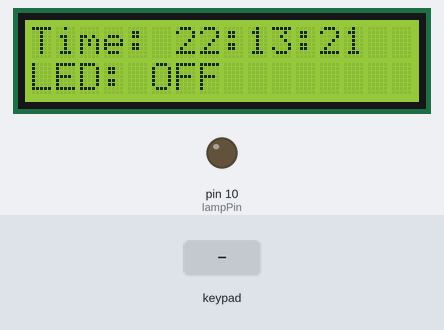
This sketch was run on a simulated Arduino Uno, built with avr-gcc and run on an emulated ATmega328P. On the bench: 16×2 character LCD, output pins drawn as LEDs (lit = HIGH). The test bench sets the inputs (shaded band). The local clock reads 2024-03-15 10:24:30 at power-on unless the sketch sets it.

Above: at 1.2 s.
1.3 s: key 'A' pressed
At 2.5 s:
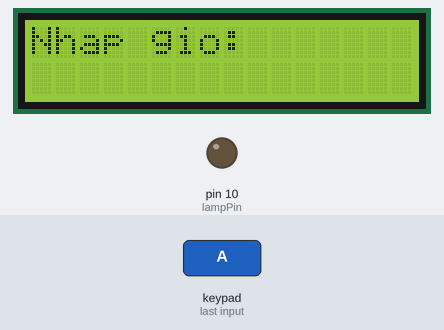
2.8 s: keypad keys 9 8 7 6 pressed 0.4 s apart
At 4.6 s:
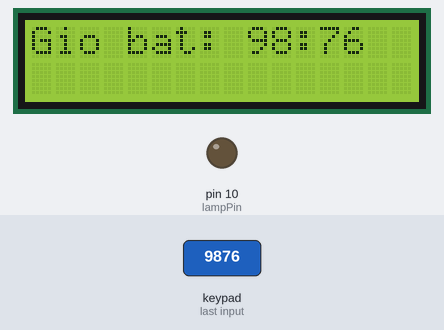
7.4 s: key 'B' pressed
At 8.6 s:
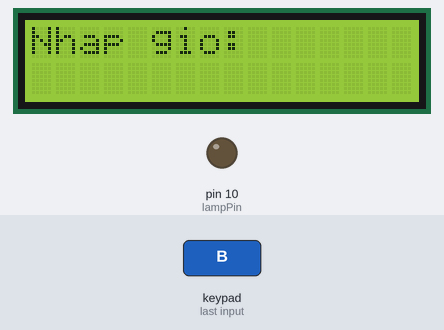
8.9 s: keypad keys 9 8 7 6 # pressed 0.4 s apart
At 10.9 s:
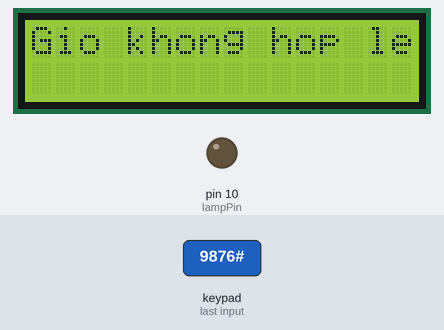
13.0 s: key '#' pressed
At 13.8 s:
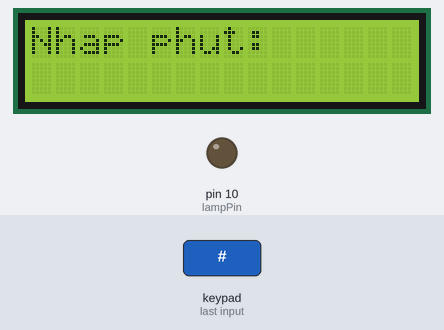
14.5 s: keypad keys 5 4 3 2 # pressed 0.4 s apart
At 16.9 s:
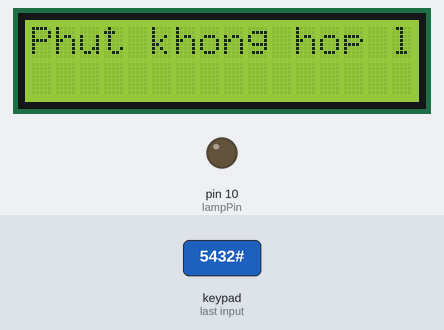
Timing chart, 0 to 18.4 s (numbered marks = the images above; inputs shaded):
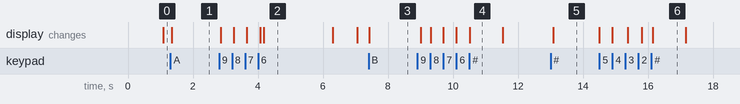

The sketch:

demokeypad.ino
```cpp
#include <Wire.h>
#include <LiquidCrystal_I2C.h>
#include <Keypad.h>
#include <RTClib.h>

// Khai báo LCD I2C
LiquidCrystal_I2C lcd(0x27, 16, 2);  // Địa chỉ I2C của LCD

// Khai báo RTC DS3231
RTC_DS3231 rtc;

// Khai báo keypad 4x4
const byte ROW_NUM    = 4; // Four rows
const byte COL_NUM    = 4; // Four columns
char keys[ROW_NUM][COL_NUM] = {
  {'1','2','3','A'},
  {'4','5','6','B'},
  {'7','8','9','C'},
  {'*','0','#','D'}
};
byte pin_rows[ROW_NUM] = {9, 8, 7, 6};    // Các chân row kết nối Arduino
byte pin_column[COL_NUM] = {5, 4, 3, 2}; // Các chân column kết nối Arduino

Keypad keypad = Keypad(makeKeymap(keys), pin_rows, pin_column, ROW_NUM, COL_NUM);

// Khai báo chân điều khiển bóng đèn (relay)
const int lampPin = 10;

// Thời gian để bật bóng đèn
int setHour = 18;  // Giờ bật bóng đèn (ví dụ: 18h)
int setMinute = 0; // Phút bật bóng đèn (ví dụ: 00 phút)

// Thời gian để tắt bóng đèn
int turnOffHour = 0;
int turnOffMinute = 0;

bool lampStatus = false;

void setup() {
  // Khởi tạo LCD và bật đèn nền
  lcd.begin(16, 2);
  lcd.backlight();   // Bật đèn nền LCD
  lcd.clear();       // Xóa màn hình trước khi hiển thị thông tin

  // Khởi tạo RTC
  if (!rtc.begin()) {
    lcd.print("Không tìm thấy RTC");
    while (1);  // Dừng lại nếu không tìm thấy RTC
  }

  // Cài đặt chân điều khiển relay
  pinMode(lampPin, OUTPUT);
  digitalWrite(lampPin, LOW);  // Đảm bảo bóng đèn tắt ban đầu

  // Cài đặt giờ hiển thị mặc định (theo thời gian biên dịch)
  rtc.adjust(DateTime(F(__DATE__), F(__TIME__)));
}

void loop() {
  // Lấy thời gian từ RTC
  DateTime now = rtc.now();

  // Hiển thị giờ hiện tại trên LCD (Hàng 1)
  lcd.setCursor(0, 0);
  lcd.print("Time: ");
  lcd.print(now.hour());
  lcd.print(":");
  if (now.minute() < 10) lcd.print("0");
  lcd.print(now.minute());
  lcd.print(":");
  if (now.second() < 10) lcd.print("0");
  lcd.print(now.second());

  // Hiển thị trạng thái bóng đèn (Hàng 2)
  lcd.setCursor(0, 1);
  lcd.print("LED: ");
  if (lampStatus) {
    lcd.print("ON ");
  } else {
    lcd.print("OFF");
  }

  // Kiểm tra xem giờ hiện tại có đến giờ bật bóng đèn không
  if (now.hour() == setHour && now.minute() == setMinute) {
    lampStatus = true;   // Bật bóng đèn
    digitalWrite(lampPin, HIGH);
  }
  // Kiểm tra giờ hiện tại có đến giờ tắt bóng đèn không
  else if (now.hour() == turnOffHour && now.minute() == turnOffMinute) {
    lampStatus = false;  // Tắt bóng đèn
    digitalWrite(lampPin, LOW);
  }
  // Nếu không phải giờ bật đèn và không phải giờ tắt đèn, đảm bảo bóng đèn tắt
  else if (now.hour() != setHour || now.minute() != setMinute) {
    lampStatus = false;  // Tắt bóng đèn
    digitalWrite(lampPin, LOW);
  }

  // Kiểm tra nếu có phím được nhấn để chỉnh giờ
  char key = keypad.getKey();
  if (key) {
    if (key == 'A') {
      // Chế độ chỉnh giờ bật
      setTime();
    } else if (key == 'B') {
      // Chế độ hẹn giờ tắt bóng đèn
      setTurnOffTime();
    }
  }

  delay(100);  // Cập nhật mỗi giây
}

void setTime() {
  // Hiển thị màn hình nhập giờ
  lcd.clear();
  lcd.print("Nhap gio: ");

  // Nhập giờ
  int newHour = 0;
  int newMinute = 0;
  bool hourInputComplete = false;
  bool minuteInputComplete = false;

  // Đặt con trỏ bắt đầu nhập giờ
  lcd.setCursor(10, 0);

  // Chế độ nhập giờ và phút
  while (!hourInputComplete || !minuteInputComplete) {
    char key = keypad.getKey();

    if (key >= '0' && key <= '9') {
      if (!hourInputComplete) {
        newHour = newHour * 10 + (key - '0');
        lcd.print(key);  // Hiển thị phím số nhấn
        if (newHour >= 10) {
          lcd.print(":");  // Hiển thị dấu ":" sau khi nhập đủ 2 chữ số
          hourInputComplete = true;  // Đánh dấu hoàn thành việc nhập giờ
        }
      }
      else if (!minuteInputComplete) {
        newMinute = newMinute * 10 + (key - '0');
        lcd.print(key);  // Hiển thị phím số nhấn
        if (newMinute >= 10) {
          minuteInputComplete = true;  // Đánh dấu hoàn thành việc nhập phút
        }
      }
    }
    // Khi nhấn phím # (xác nhận) và giá trị hợp lệ
    else if (key == '#') {
      if (hourInputComplete && newHour >= 0 && newHour <= 23) {
        if (minuteInputComplete && newMinute >= 0 && newMinute <= 59) {
          hourInputComplete = true;
          minuteInputComplete = true;
        }
        else if (!minuteInputComplete) {
          // Nếu phút chưa nhập, đảm bảo nhập hợp lệ (0-59)
          if (newMinute >= 0 && newMinute <= 59) {
            minuteInputComplete = true;
          } else {
            lcd.clear();
            lcd.print("Phut khong hop le");
            delay(1000);  // Hiển thị thông báo lỗi trong 1 giây
            lcd.clear();
            lcd.print("Nhap phut: ");
            newMinute = 0;  // Reset lại giá trị phút
            lcd.setCursor(10, 1);  // Đặt lại con trỏ
          }
        }
      } else {
        lcd.clear();
        lcd.print("Gio khong hop le");
        delay(1000);  // Hiển thị thông báo lỗi trong 1 giây
        lcd.clear();
        lcd.print("Nhap gio: ");
        newHour = 0;  // Reset lại giá trị giờ
        newMinute = 0; // Reset lại giá trị phút
        lcd.setCursor(10, 0);  // Đặt lại con trỏ
      }
    }
    // Khi nhấn phím * (xóa một ký tự)
    else if (key == '*') {
      if (!minuteInputComplete) {
        newHour = newHour / 10;
        lcd.setCursor(10, 0);
        lcd.print("  ");  // Xóa ký tự vừa nhập
        lcd.setCursor(10, 0);
        lcd.print(newHour); // Hiển thị lại giờ đã nhập
      } else {
        newMinute = newMinute / 10;
        lcd.setCursor(13, 0);
        lcd.print("  ");  // Xóa ký tự vừa nhập
        lcd.setCursor(13, 0);
        lcd.print(newMinute); // Hiển thị lại phút đã nhập
      }
    }

    delay(100);  // Giảm độ trễ để cải thiện phản hồi
  }

  // Lưu lại giờ và phút bật
  setHour = newHour;
  setMinute = newMinute;

  // Hiển thị giờ đã thiết lập (Hàng 1)
  lcd.clear();
  lcd.print("Gio bat: ");
  lcd.print(setHour);
  lcd.print(":");
  if (setMinute < 10) lcd.print("0");
  lcd.print(setMinute);
  delay(2000); // Hiển thị trong 2 giây
}


void setTurnOffTime() {
  // Hiển thị màn hình nhập giờ tắt
  lcd.clear();
  lcd.print("Nhap gio: ");

  // Nhập giờ tắt
  int newOffHour = 0;
  lcd.setCursor(10, 0);  // Đặt con trỏ ở vị trí hiển thị giờ
  bool offHourInputComplete = false;

  while (!offHourInputComplete) {
    char key = keypad.getKey();
    if (key >= '0' && key <= '9') {
      newOffHour = newOffHour * 10 + (key - '0');
      lcd.print(key);  // Hiển thị phím số nhấn
    } else if (key == '#') {
      if (newOffHour >= 0 && newOffHour <= 23) {
        offHourInputComplete = true;
      } else {
        lcd.clear();
        lcd.print("Gio khong hop le");
        delay(1000);  // Hiển thị thông báo lỗi trong 1 giây
        lcd.clear();
        lcd.print("Nhap gio: ");
        newOffHour = 0;  // Reset lại giá trị
        lcd.setCursor(10, 0);  // Đặt lại con trỏ
      }
    } else if (key == '*') {
      newOffHour = newOffHour / 10;
      lcd.setCursor(10, 0);
      lcd.print("  ");
      lcd.setCursor(10, 0);
      lcd.print(newOffHour);
    }
  }

  // Sau khi nhập giờ hợp lệ, nhập phút tắt
  lcd.clear();
  lcd.print("Nhap phut: ");

  int newOffMinute = 0;
  lcd.setCursor(10, 1);  // Đặt con trỏ ở vị trí hiển thị phút
  bool offMinuteInputComplete = false;

  while (!offMinuteInputComplete) {
    char key = keypad.getKey();
    if (key >= '0' && key <= '9') {
      newOffMinute = newOffMinute * 10 + (key - '0');
      lcd.print(key);  // Hiển thị phím số nhấn
    } else if (key == '#') {
      if (newOffMinute >= 0 && newOffMinute <= 59) {
        offMinuteInputComplete = true;
      } else {
        lcd.clear();
        lcd.print("Phut khong hop le");
        delay(1000);  // Hiển thị thông báo lỗi trong 1 giây
        lcd.clear();
        lcd.print("Nhap phut: ");
        newOffMinute = 0;  // Reset lại giá trị
        lcd.setCursor(10, 1);  // Đặt lại con trỏ
      }
    } else if (key == '*') {
      newOffMinute = newOffMinute / 10;
      lcd.setCursor(10, 1);
      lcd.print("  ");
      lcd.setCursor(10, 1);
      lcd.print(newOffMinute);
    }
  }

  // Lưu lại giờ và phút tắt
  turnOffHour = newOffHour;
  turnOffMinute = newOffMinute;

  // Hiển thị giờ tắt đã thiết lập (Hàng 1)
  lcd.clear();
  lcd.print("Gio tat: ");
  lcd.print(turnOffHour);
  lcd.print(":");
  if (turnOffMinute < 10) lcd.print("0");
  lcd.print(turnOffMinute);
  delay(2000); // Hiển thị trong 2 giây
}
```

Measured:
- after the input at 1.3 s, the display: changes after 0.05 s (image 1)
- after the input at 2.8 s, the display: first changes after 0.05 s (image 2 shows a later state)
- after the input at 7.4 s, the display: changes at once (image 3)
- after the input at 8.9 s, the display: first changes after 0.10 s (image 4 shows a later state)
- after the input at 13.0 s, the display: changes after 0.08 s (image 5)
- after the input at 14.5 s, the display: first changes at once (image 6 shows a later state)
- what the display in image 2 shows lasts 2.1 s, from 4.2 s to 6.3 s
